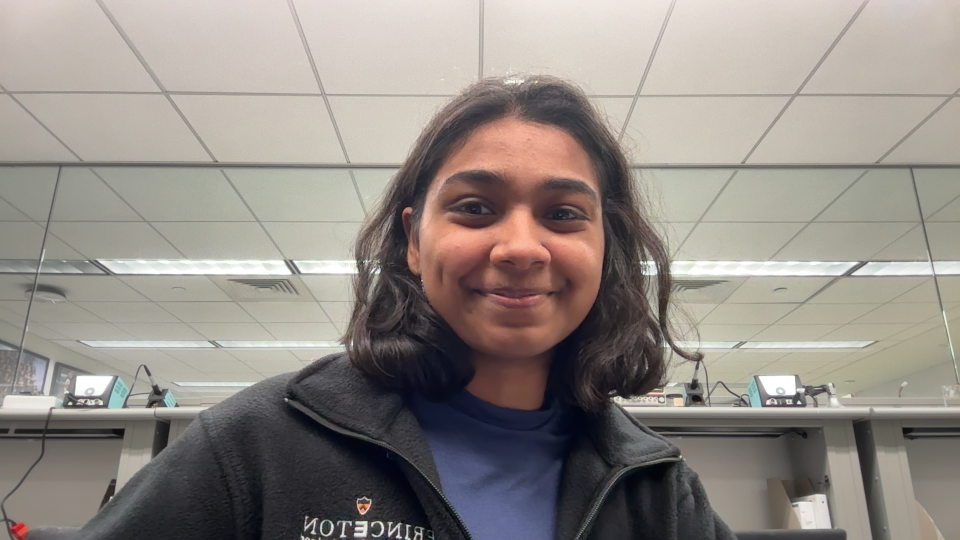
#> input picture captured_face.png, 1920 x 1080 px (shown at 1/2 size)
$ python full_pipeline_csv.py ../captured_face.png
#> lines starting #> are read from the running program, lines starting #| are printed output that depends on the picture; after the words box and inside, x2 and y2 are one past the last pixel; in counts of white or black regions, pixels touching at a corner belong together
import cv2
import numpy as np
import csv
import os
from scipy.spatial import distance_matrix
from python_tsp.heuristics import solve_tsp_local_search
import pandas as pd

# -------------------------------------------------
# Core: TSP on skeleton pixels
# -------------------------------------------------
def skeleton_to_tsp_path(
    skeleton_img: np.ndarray,
    max_points: int = 1500,
    jump_thresh: float = 10.0,
):
    """
    Given a skeletonized image (0=black, 255=white),
    return a list of (x, y, pen) following a TSP tour.

    - max_points: cap on sampled pixels used as TSP nodes
    - jump_thresh: distance threshold above which we mark pen-up
    """
    # 1) Get all skeleton pixels
    binary = (skeleton_img < 128).astype(np.uint8)
    ys, xs = np.where(binary == 1)

    if len(xs) == 0:
        raise ValueError("No skeleton pixels found in image.")

    points = np.stack([xs, ys], axis=1)  # shape (N, 2)

    # 2) Subsample if too many points
    N = len(points)
    if N > max_points:
        idx = np.random.choice(N, max_points, replace=False)
        points = points[idx]
        print(f"Subsampled from {N} to {len(points)} points for TSP.")

    # 3) Build distance matrix
    dist_matrix = distance_matrix(points, points)

    # 4) Solve TSP using python-tsp heuristic
    print("Running TSP solver...")
    permutation, total_dist = solve_tsp_local_search(dist_matrix)
    print(f"TSP tour length: {total_dist:.2f} over {len(points)} points.")

    ordered_points = points[permutation]

    # 5) Convert tour to (x, y, pen)
    coords = []
    # First point: pen up -> move there
    x0, y0 = ordered_points[0]
    coords.append((int(x0), int(y0), 1))

    for i in range(1, len(ordered_points)):
        x, y = ordered_points[i]
        prev = ordered_points[i - 1]
        step_dist = np.linalg.norm(ordered_points[i] - prev)

        # If it's a small local move, keep pen down
        # If it's a big jump across the figure, lift pen
        pen = 2 if step_dist <= jump_thresh else 1
        coords.append((int(x), int(y), pen))

    return coords


# [68 lines left out: functions save_coords_to_csv, visualize_plotter_path, not called in this run]


# -------------------------------------------------
# Main
# -------------------------------------------------
if __name__ == "__main__":
    import sys
    import os

    if len(sys.argv) < 2:
        print("Usage: python tsp_from_skeleton.py <path_to_skeleton_image>")
        sys.exit(1)

    image_path = sys.argv[1]
    if not os.path.exists(image_path):
        print(f"❌ Image not found: {image_path}")
        sys.exit(1)

    # Output file names
    base = os.path.splitext(os.path.basename(image_path))[0]
    csv_path = f"{base}_tsp.csv"
    video_path = f"{base}_tsp.mp4"

    # Load skeletonized image (0=black, 255=white)
    skeleton = cv2.imread(image_path, cv2.IMREAD_GRAYSCALE)
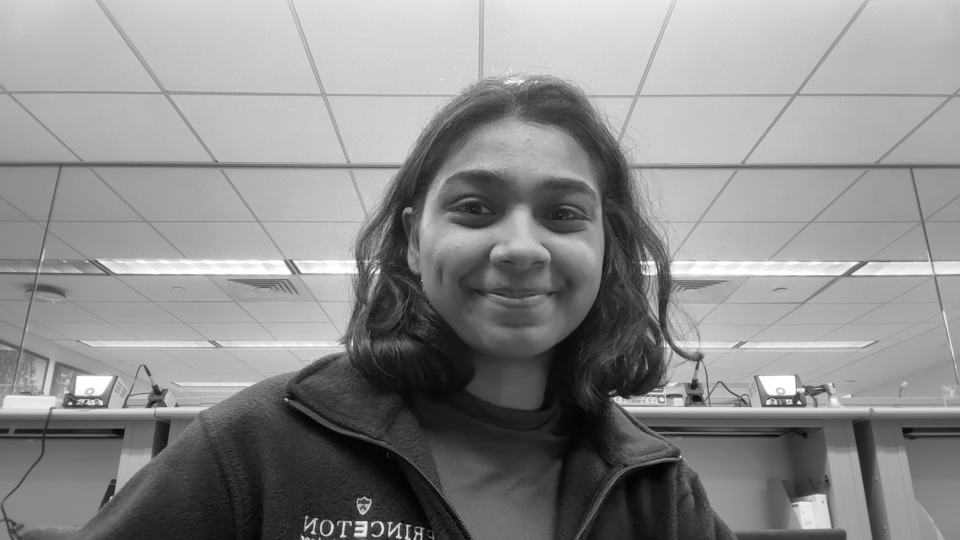
#> skeleton: shape (1080, 1920) (shown at 1/2 size); min 0, max 255, mean 140.2
    if skeleton is None:
        print(f"❌ Could not read image: {image_path}")
        sys.exit(1)

    # Generate TSP path
    coords = skeleton_to_tsp_path(
        skeleton_img=skeleton,
        max_points=500,        # reduce if very large image
        jump_thresh=10.0,       # pixels — when to lift pen
    )
#> in skeleton_to_tsp_path, `binary = (skeleton_img < 128).astype(np.uint8)`:
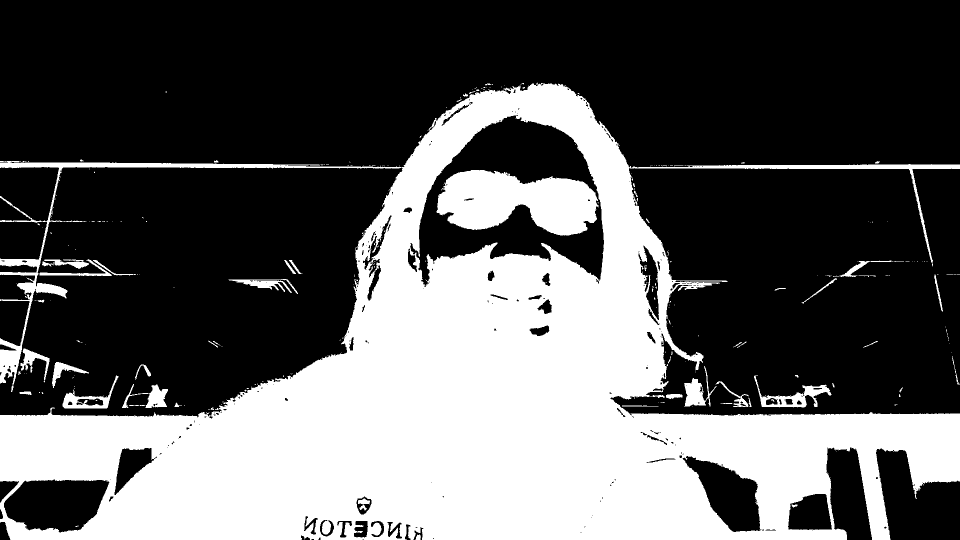
#> binary: shape (1080, 1920) (shown at 1/2 size); values 0 (black) and 1 (white), 36.1% white; 273 white regions (214 under 20 px), largest, box (x1, y1, x2, y2) and area: (0, 165, 1920, 1080) 685974, (873, 340, 1197, 471) 29270, (0, 322, 802, 784) 13961
#> in skeleton_to_tsp_path, `points = np.stack([xs, ys], axis=1)`: points = 747897 pairs, first value 0 to 1919, second value 165 to 1079
#> in skeleton_to_tsp_path, `N = len(points)`: N = 747897
#> in skeleton_to_tsp_path, `idx = np.random.choice(N, max_points, replace=False)`: idx = 500 values, max 744224 at index 378, min 1677 at index 79, mean 373362.5
#> in skeleton_to_tsp_path, `points = points[idx]`: points = 500 pairs, first value 3 to 1908, second value 183 to 1077
#| Subsampled from 747897 to 500 points for TSP.
#> in skeleton_to_tsp_path, `dist_matrix = distance_matrix(points, points)`:
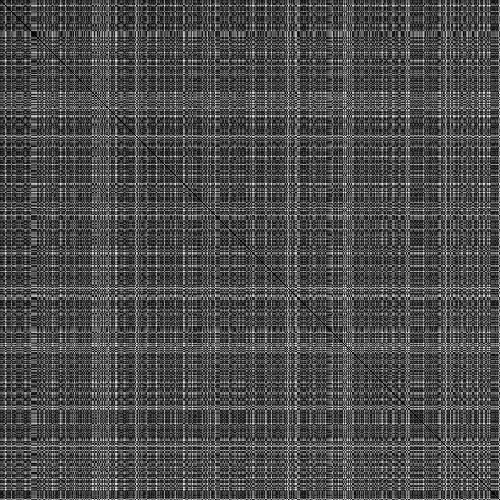
#> dist_matrix: shape (500, 500) float64; min 0, max 1944.9, mean 585.8; drawn with min black and max white
#> (the run stopped early here; a loop or call above may not have finished)
